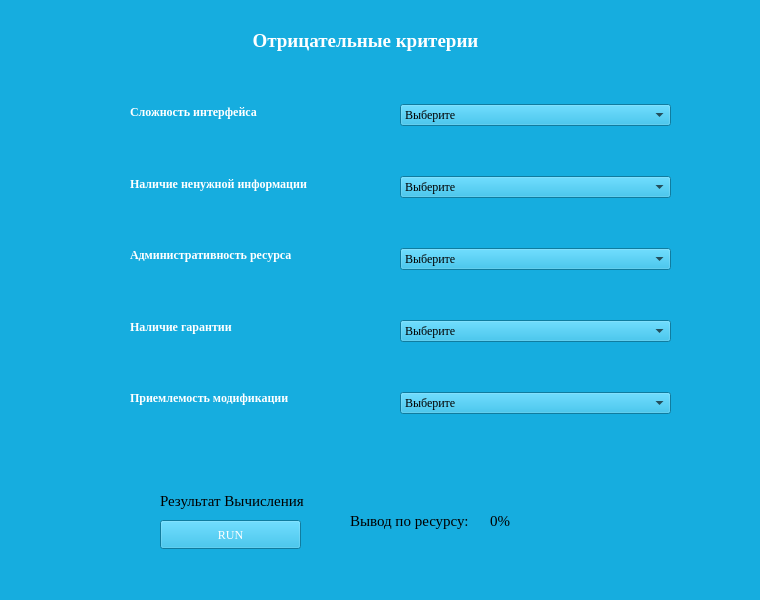
<?xml version="1.0" encoding="UTF-8"?>
<ui version="4.0">
 <class>Form</class>
 <widget class="QWidget" name="Form">
  <property name="geometry">
   <rect>
    <x>0</x>
    <y>0</y>
    <width>760</width>
    <height>600</height>
   </rect>
  </property>
  <property name="font">
   <font>
    <family>Liberation Serif</family>
   </font>
  </property>
  <property name="windowTitle">
   <string>Evaluator</string>
  </property>
  <property name="styleSheet">
   <string notr="true">border-top-color: rgb(255, 255, 255);
selection-background-color: rgb(0, 54, 255);
background-color: rgb(22, 173, 223);
selection-color: rgb(255, 255, 255);
color: rgb(0, 0, 0);</string>
  </property>
  <widget class="QLabel" name="label_13">
   <property name="geometry">
    <rect>
     <x>250</x>
     <y>30</y>
     <width>231</width>
     <height>21</height>
    </rect>
   </property>
   <property name="styleSheet">
    <string notr="true">color: qlineargradient(spread:pad, x1:0, y1:0, x2:1, y2:0, stop:0 rgba(0, 0, 0, 255), stop:1 rgba(255, 255, 255, 255));</string>
   </property>
   <property name="text">
    <string notr="true">&lt;html&gt;&lt;head/&gt;&lt;body&gt;&lt;p align=&quot;center&quot;&gt;&lt;span style=&quot; font-family:'Liberation Serif,serif'; font-size:14pt; font-weight:600; color:#ffffff;&quot;&gt;Отрицательные критерии&lt;/span&gt;&lt;/p&gt;&lt;/body&gt;&lt;/html&gt;</string>
   </property>
   <property name="textFormat">
    <enum>Qt::AutoText</enum>
   </property>
   <property name="scaledContents">
    <bool>true</bool>
   </property>
   <property name="textInteractionFlags">
    <set>Qt::NoTextInteraction</set>
   </property>
  </widget>
  <widget class="QPushButton" name="pushButton">
   <property name="geometry">
    <rect>
     <x>160</x>
     <y>520</y>
     <width>141</width>
     <height>29</height>
    </rect>
   </property>
   <property name="sizePolicy">
    <sizepolicy hsizetype="Minimum" vsizetype="Fixed">
     <horstretch>0</horstretch>
     <verstretch>0</verstretch>
    </sizepolicy>
   </property>
   <property name="font">
    <font>
     <family>Liberation Serif</family>
    </font>
   </property>
   <property name="autoFillBackground">
    <bool>false</bool>
   </property>
   <property name="styleSheet">
    <string notr="true">color: rgb(255, 255, 255);</string>
   </property>
   <property name="text">
    <string>RUN</string>
   </property>
   <property name="autoDefault">
    <bool>false</bool>
   </property>
   <property name="default">
    <bool>false</bool>
   </property>
   <property name="flat">
    <bool>false</bool>
   </property>
  </widget>
  <widget class="QLabel" name="label">
   <property name="geometry">
    <rect>
     <x>160</x>
     <y>490</y>
     <width>151</width>
     <height>21</height>
    </rect>
   </property>
   <property name="font">
    <font>
     <family>Liberation Serif</family>
     <pointsize>11</pointsize>
    </font>
   </property>
   <property name="text">
    <string>Результат Вычисления</string>
   </property>
  </widget>
  <widget class="QLabel" name="label_2">
   <property name="geometry">
    <rect>
     <x>350</x>
     <y>510</y>
     <width>121</width>
     <height>21</height>
    </rect>
   </property>
   <property name="font">
    <font>
     <family>Liberation Serif</family>
     <pointsize>11</pointsize>
    </font>
   </property>
   <property name="text">
    <string>Вывод по ресурсу:</string>
   </property>
  </widget>
  <widget class="QLabel" name="label_3">
   <property name="geometry">
    <rect>
     <x>490</x>
     <y>510</y>
     <width>41</width>
     <height>21</height>
    </rect>
   </property>
   <property name="font">
    <font>
     <family>Liberation Serif</family>
     <pointsize>11</pointsize>
    </font>
   </property>
   <property name="text">
    <string>0%</string>
   </property>
  </widget>
  <widget class="QWidget" name="">
   <property name="geometry">
    <rect>
     <x>130</x>
     <y>80</y>
     <width>271</width>
     <height>351</height>
    </rect>
   </property>
   <layout class="QVBoxLayout" name="verticalLayout">
    <item>
     <widget class="QLabel" name="label_8">
      <property name="styleSheet">
       <string notr="true">color: qlineargradient(spread:pad, x1:0, y1:0, x2:1, y2:0, stop:0 rgba(0, 0, 0, 255), stop:1 rgba(255, 255, 255, 255));</string>
      </property>
      <property name="text">
       <string notr="true">&lt;html&gt;&lt;head/&gt;&lt;body&gt;&lt;p align=&quot;justify&quot;&gt;&lt;span style=&quot; font-family:'Liberation Serif,serif'; font-weight:600; color:#ffffff;&quot;&gt;Сложность интерфейса&lt;/span&gt;&lt;/p&gt;&lt;/body&gt;&lt;/html&gt;</string>
      </property>
      <property name="textFormat">
       <enum>Qt::AutoText</enum>
      </property>
      <property name="scaledContents">
       <bool>true</bool>
      </property>
      <property name="textInteractionFlags">
       <set>Qt::NoTextInteraction</set>
      </property>
     </widget>
    </item>
    <item>
     <widget class="QLabel" name="label_11">
      <property name="text">
       <string>&lt;html&gt;&lt;head/&gt;&lt;body&gt;&lt;p align=&quot;justify&quot;&gt;&lt;span style=&quot; font-family:'Liberation Serif,serif'; font-weight:600; color:#ffffff;&quot;&gt;Наличие ненужной информации&lt;/span&gt;&lt;/p&gt;&lt;/body&gt;&lt;/html&gt;</string>
      </property>
     </widget>
    </item>
    <item>
     <widget class="QLabel" name="label_12">
      <property name="styleSheet">
       <string notr="true">color: qlineargradient(spread:pad, x1:0, y1:0, x2:1, y2:0, stop:0 rgba(0, 0, 0, 255), stop:1 rgba(255, 255, 255, 255));</string>
      </property>
      <property name="text">
       <string notr="true">&lt;html&gt;&lt;head/&gt;&lt;body&gt;&lt;p align=&quot;justify&quot;&gt;&lt;span style=&quot; font-family:'Liberation Serif,serif'; font-weight:600; color:#ffffff;&quot;&gt;Административность ресурса&lt;/span&gt;&lt;/p&gt;&lt;/body&gt;&lt;/html&gt;</string>
      </property>
      <property name="textFormat">
       <enum>Qt::AutoText</enum>
      </property>
      <property name="scaledContents">
       <bool>true</bool>
      </property>
      <property name="textInteractionFlags">
       <set>Qt::NoTextInteraction</set>
      </property>
     </widget>
    </item>
    <item>
     <widget class="QLabel" name="label_9">
      <property name="text">
       <string>&lt;html&gt;&lt;head/&gt;&lt;body&gt;&lt;p align=&quot;justify&quot;&gt;&lt;span style=&quot; font-family:'Liberation Serif,serif'; font-weight:600; color:#ffffff;&quot;&gt;Наличие гарантии&lt;/span&gt;&lt;/p&gt;&lt;/body&gt;&lt;/html&gt;</string>
      </property>
     </widget>
    </item>
    <item>
     <widget class="QLabel" name="label_10">
      <property name="text">
       <string>&lt;html&gt;&lt;head/&gt;&lt;body&gt;&lt;p align=&quot;justify&quot;&gt;&lt;span style=&quot; font-family:'Liberation Serif,serif'; font-weight:600; color:#ffffff;&quot;&gt;Приемлемость модификации&lt;/span&gt;&lt;/p&gt;&lt;/body&gt;&lt;/html&gt;</string>
      </property>
     </widget>
    </item>
   </layout>
  </widget>
  <widget class="QWidget" name="">
   <property name="geometry">
    <rect>
     <x>400</x>
     <y>60</y>
     <width>271</width>
     <height>401</height>
    </rect>
   </property>
   <layout class="QVBoxLayout" name="verticalLayout_2">
    <item>
     <widget class="QComboBox" name="comboBox_7">
      <property name="font">
       <font>
        <family>Liberation Serif</family>
        <kerning>true</kerning>
       </font>
      </property>
      <property name="autoFillBackground">
       <bool>false</bool>
      </property>
      <property name="sizeAdjustPolicy">
       <enum>QComboBox::AdjustToContents</enum>
      </property>
      <item>
       <property name="text">
        <string>Выберите</string>
       </property>
      </item>
      <item>
       <property name="text">
        <string>Удобный интерфейс</string>
       </property>
      </item>
      <item>
       <property name="text">
        <string>Неадаптированный интерфейс</string>
       </property>
      </item>
      <item>
       <property name="text">
        <string>Сложный интерфейс</string>
       </property>
      </item>
     </widget>
    </item>
    <item>
     <widget class="QComboBox" name="comboBox_10">
      <property name="font">
       <font>
        <family>Liberation Serif</family>
       </font>
      </property>
      <property name="sizeAdjustPolicy">
       <enum>QComboBox::AdjustToContents</enum>
      </property>
      <item>
       <property name="text">
        <string>Выберите</string>
       </property>
      </item>
      <item>
       <property name="text">
        <string>Нет ненужной информации</string>
       </property>
      </item>
      <item>
       <property name="text">
        <string>Небольшое количество </string>
       </property>
      </item>
      <item>
       <property name="text">
        <string>Неадаптированная информация</string>
       </property>
      </item>
     </widget>
    </item>
    <item>
     <widget class="QComboBox" name="comboBox_8">
      <property name="font">
       <font>
        <family>Liberation Serif</family>
       </font>
      </property>
      <property name="sizeAdjustPolicy">
       <enum>QComboBox::AdjustToContents</enum>
      </property>
      <item>
       <property name="text">
        <string>Выберите</string>
       </property>
      </item>
      <item>
       <property name="text">
        <string>Администрируется</string>
       </property>
      </item>
      <item>
       <property name="text">
        <string>Не часто вводится</string>
       </property>
      </item>
      <item>
       <property name="text">
        <string>Крайне редко администрируется</string>
       </property>
      </item>
     </widget>
    </item>
    <item>
     <widget class="QComboBox" name="comboBox_11">
      <property name="font">
       <font>
        <family>Liberation Serif</family>
       </font>
      </property>
      <property name="sizeAdjustPolicy">
       <enum>QComboBox::AdjustToContents</enum>
      </property>
      <item>
       <property name="text">
        <string>Выберите</string>
       </property>
      </item>
      <item>
       <property name="text">
        <string>Без гарантии</string>
       </property>
      </item>
      <item>
       <property name="text">
        <string>Не детализированный</string>
       </property>
      </item>
      <item>
       <property name="text">
        <string>Гарантия с полным описанием</string>
       </property>
      </item>
     </widget>
    </item>
    <item>
     <widget class="QComboBox" name="comboBox_9">
      <property name="font">
       <font>
        <family>Liberation Serif</family>
       </font>
      </property>
      <property name="sizeAdjustPolicy">
       <enum>QComboBox::AdjustToContents</enum>
      </property>
      <property name="frame">
       <bool>true</bool>
      </property>
      <item>
       <property name="text">
        <string>Выберите</string>
       </property>
      </item>
      <item>
       <property name="text">
        <string>Идеально выполненный</string>
       </property>
      </item>
      <item>
       <property name="text">
        <string>Приемлемый</string>
       </property>
      </item>
      <item>
       <property name="text">
        <string>Неприемлемо</string>
       </property>
      </item>
     </widget>
    </item>
   </layout>
  </widget>
 </widget>
 <resources/>
 <connections/>
</ui>
